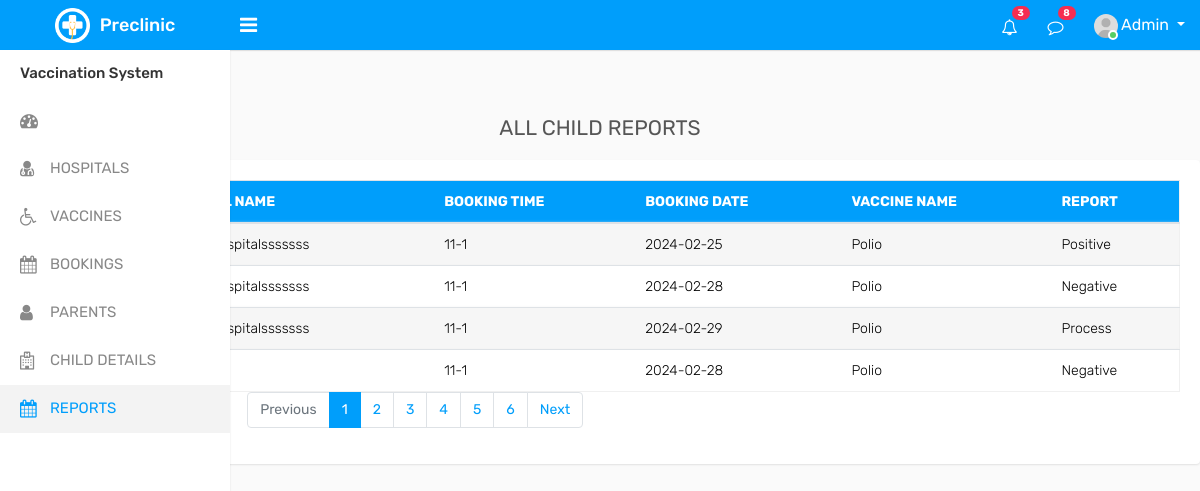
/Admin/report.php, run on the app's committed database.
### tables this page shows
CREATE TABLE `booking_details` (
  `booking_id` int(11) NOT NULL,
  `child_id` int(11) DEFAULT NULL,
  `hospital_id` int(11) DEFAULT NULL,
  `booking_time` varchar(255) DEFAULT NULL,
  `booking_date` date DEFAULT NULL,
  `b_status` varchar(255) DEFAULT 'Reject',
  `vaccine_id` int(255) NOT NULL,
  `Report` varchar(255) NOT NULL DEFAULT 'Process',
  `parent_id` int(11) DEFAULT NULL
);

CREATE TABLE `hospital_details` (
  `hospital_id` int(11) NOT NULL,
  `hospital_name` varchar(255) NOT NULL,
  `hospital_username` varchar(255) DEFAULT NULL,
  `hospital_password` varchar(255) DEFAULT NULL,
  `hospital_email` varchar(255) DEFAULT NULL,
  `hospital_contact` varchar(255) DEFAULT NULL,
  `hospital_address` varchar(255) DEFAULT NULL,
  `hospital_location` varchar(255) NOT NULL,
  `status` varchar(255) DEFAULT 'Reject'
);

CREATE TABLE `vaccine_details` (
  `vaccine_id` int(11) NOT NULL,
  `vaccine_name` varchar(255) NOT NULL,
  `vaccine_description` varchar(255) NOT NULL,
  `vaccine_availability` varchar(255) NOT NULL DEFAULT 'unavailable',
  `h_id` int(11) DEFAULT NULL
);

### Admin/report.php (the view, shortened to what this page needs)
<?php
include("connection.php");
?>
<!DOCTYPE html>
<html lang="en">
<head>
    <link rel="stylesheet" type="text/css" href="assets/css/bootstrap.min.css">
    <link rel="stylesheet" type="text/css" href="assets/css/font-awesome.min.css">
    <link rel="stylesheet" type="text/css" href="assets/css/select2.min.css">
    <link rel="stylesheet" type="text/css" href="assets/css/style.css">
</head>
<body>
    <div class="main-wrapper">
        <div class="header">
            <div class="header-left">
                <a href="index.php" class="logo">
                    <img src="assets/img/logo.png" width="35" height="35" alt=""> <span>Preclinic</span>
                </a>
            </div>
            <a id="toggle_btn" href="javascript:void(0);"><i class="fa fa-bars"></i></a>
            <ul class="nav user-menu float-right">
                <li class="nav-item dropdown d-none d-sm-block">
                    <a href="#" class="dropdown-toggle nav-link" data-toggle="dropdown"><i class="fa fa-bell-o"></i> <span class="badge badge-pill bg-danger float-right">3</span></a>
                </li>
                <li class="nav-item dropdown d-none d-sm-block">
                    <a href="javascript:void(0);" id="open_msg_box" class="hasnotifications nav-link"><i class="fa fa-comment-o"></i> <span class="badge badge-pill bg-danger float-right">8</span></a>
                </li>
                <li class="nav-item dropdown has-arrow">
                    <a href="#" class="dropdown-toggle nav-link user-link" data-toggle="dropdown">
                        <span class="user-img"><img class="rounded-circle" src="assets/img/user.jpg" width="40" alt="Admin">
                            <span class="status online"></span></span>
                        <span>Admin</span>
                    </a>
                </li>
            </ul>
        </div>
        <div class="sidebar" id="sidebar">
            <div class="sidebar-inner slimscroll">
                <div id="sidebar-menu" class="sidebar-menu">
                    <ul>
                        <li class="menu-title">Vaccination System</li>
                        <li>
                            <a href="index.php"><i class="fa fa-dashboard"></i> <span><?php echo $_SESSION['SQ']; ?></span></a>
                        </li>
                        <li>
                            <a href="doctors.php"><i class="fa fa-user-md"></i> <span>HOSPITALS</span></a>
                        </li>
                        <li>
                            <a href="vaccines.php"><i class="fa fa-wheelchair"></i> <span>VACCINES</span></a>
                        </li>
                        <li >
                            <a href="bookings.php"><i class="fa fa-calendar"></i> <span>BOOKINGS</span></a>
                        </li>
                        <li>
                            <a href="parents.php"><i class="fa fa-user"></i> <span>PARENTS</span></a>
                        </li>
                        <li>
                            <a href="childs.php"><i class="fa fa-hospital-o"></i> <span>CHILD DETAILS</span></a>
                        </li>
                        <li class="active">
                            <a href="javascript:void(0);"><i class="fa fa-calendar"></i> <span>REPORTS</span></a>
                        </li>
                    </ul>
                </div>
            </div>
        </div>
        <div class="content">
            <div class="row">
                <div class="col-sm-12">
                    <h4 style="text-align: center;margin-bottom: 90px;" class="page-title">REPORTS</h4>
                </div>
            </div>
            <div class="content">
                <div class="row">
                    <div class="col-sm-12">
                        <h4 style="text-align: center;" class="page-title">ALL CHILD REPORTS</h4>
                    </div>
                </div>
                <div class="row">
                    <div class="col-sm-12">
                        <div class="card-box">
                            <div class="card-block">
                                <div class="table-responsive">
                                    <div id="DataTables_Table_0_wrapper" class="dataTables_wrapper dt-bootstrap4 no-footer">
                                        <div class="row">
                                        <div class="col-md-12">
						<div class="table-responsive">
                                                <center>
                                                <table style="aligin-items:center; margin: left 60px; justify-content: center;text-aligin: center;" class="table table-border table-striped custom-table mb-0" id="DataTables_Table_0" role="grid" aria-describedby="DataTables_Table_0_info">
                                                    <thead>
                                                        <tr>
                                                            <th>CHILD ID</th>
                                                            <th>HOSPITAL NAME</th>
                                                            <th>BOOKING TIME</th>
                                                            <th>BOOKING DATE</th>
                                                            <th>VACCINE NAME</th>
                                                            <th>REPORT</th>
                                                        </tr>
                                                    </thead>
                                                    <tbody>
                                                        <?php
                                                        $query = "SELECT * FROM `booking_details` JOIN hospital_details on booking_details.hospital_id = hospital_details.hospital_id JOIN child_details on booking_details.child_id = child_details.child_id JOIN vaccine_details ON booking_details.vaccine_id = vaccine_details.vaccine_id;";
                                                        $result = mysqli_query($con, $query);
                                                        foreach ($result as $row) {
                                                            echo "<tr>";
                                                            echo "<td>$row[child_id]</td>";
                                                            echo "<td>$row[hospital_name]</td>";
                                                            echo "<td>$row[booking_time]</td>";
                                                            echo "<td>$row[booking_date]</td>";
                                                            echo "<td>$row[vaccine_name]</td>";
                                                            echo "<td>$row[Report]</td>";
                                                            echo"</tr>";
                                                        };
                                                        ?></tbody>
                                                </table>
                                                </center>
                                            </div>
                                        </div>
                                        <div class="row">
                                            <div class="col-sm-12 col-md-5">
                                                <div class="dataTables_info" id="DataTables_Table_0_info" role="status" aria-live="polite">Showing 1 to 10 of 57 entries</div>
                                            </div>
                                            <div class="col-sm-12 col-md-7">
                                                <div class="dataTables_paginate paging_simple_numbers" id="DataTables_Table_0_paginate">
                                                    <ul class="pagination">
                                                        <li class="paginate_button page-item previous disabled" id="DataTables_Table_0_previous"><a href="#" aria-controls="DataTables_Table_0" data-dt-idx="0" tabindex="0" class="page-link">Previous</a></li>
                                                        <li class="paginate_button page-item active"><a href="#" aria-controls="DataTables_Table_0" data-dt-idx="1" tabindex="0" class="page-link">1</a></li>
                                                        <li class="paginate_button page-item "><a href="#" aria-controls="DataTables_Table_0" data-dt-idx="2" tabindex="0" class="page-link">2</a></li>
                                                        <li class="paginate_button page-item "><a href="#" aria-controls="DataTables_Table_0" data-dt-idx="3" tabindex="0" class="page-link">3</a></li>
                                                        <li class="paginate_button page-item "><a href="#" aria-controls="DataTables_Table_0" data-dt-idx="4" tabindex="0" class="page-link">4</a></li>
                                                        <li class="paginate_button page-item "><a href="#" aria-controls="DataTables_Table_0" data-dt-idx="5" tabindex="0" class="page-link">5</a></li>
                                                        <li class="paginate_button page-item "><a href="#" aria-controls="DataTables_Table_0" data-dt-idx="6" tabindex="0" class="page-link">6</a></li>
                                                        <li class="paginate_button page-item next" id="DataTables_Table_0_next"><a href="#" aria-controls="DataTables_Table_0" data-dt-idx="7" tabindex="0" class="page-link">Next</a></li>
                                                    </ul>
                                                </div>
                                            </div>
                                        </div>
                                    </div>
                                </div>
                            </div>
                        </div>
                    </div>
                </div>
            </div>
</body>
</html>

### Admin/report.php (style rules this page uses)
table th { background-color: rgb(0, 158, 251); color: #fff; }

### data on the page
booking_details: hospital.hospital_name "Jinnah Hospitalsssssss", booking_time "11-1", booking_date "2024-02-25", vaccine.vaccine_name "Polio", Report "Positive"
booking_details: hospital.hospital_name "Jinnah Hospitalsssssss", booking_time "11-1", booking_date "2024-02-28", vaccine.vaccine_name "Polio", Report "Negative"
booking_details: hospital.hospital_name "Jinnah Hospitalsssssss", booking_time "11-1", booking_date "2024-02-29", vaccine.vaccine_name "Polio", Report "Process"
booking_details: booking_time "11-1", booking_date "2024-02-28", vaccine.vaccine_name "Polio", Report "Negative"
